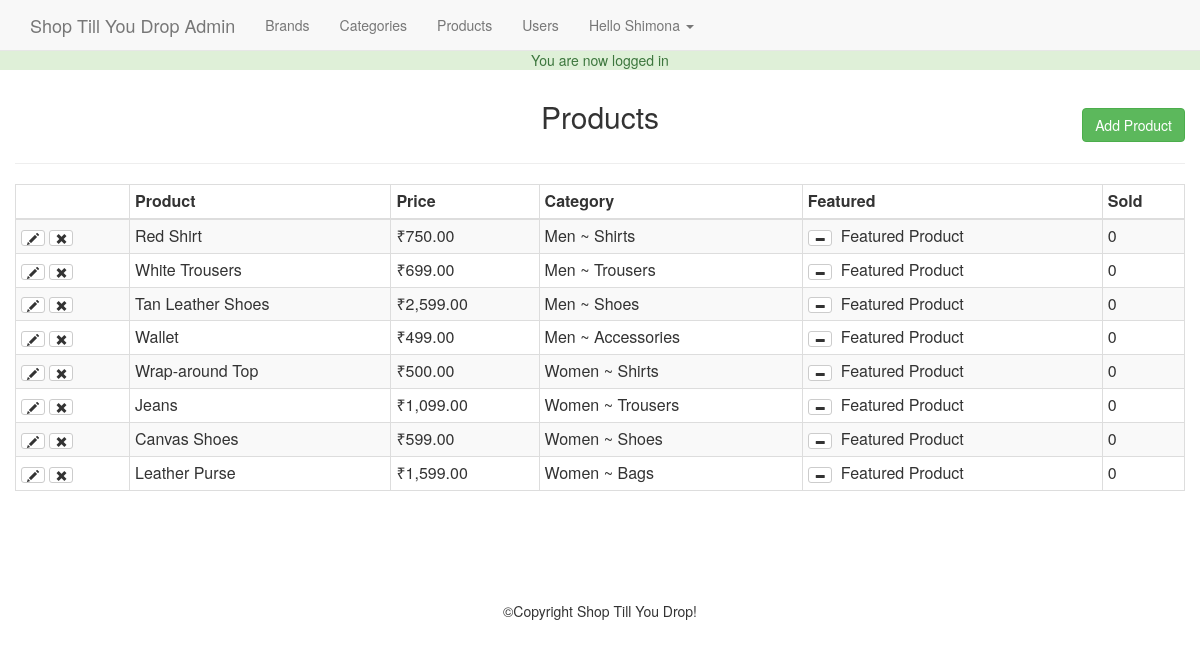
/admin/products.php (signed in), run on the app's committed database.
### tables this page shows
CREATE TABLE `products` (
  `id` int(11) NOT NULL,
  `title` varchar(255) NOT NULL,
  `price` decimal(10,2) NOT NULL,
  `list_price` decimal(10,2) NOT NULL,
  `brand` int(11) NOT NULL,
  `categories` varchar(255) NOT NULL,
  `image` varchar(255) NOT NULL,
  `description` text NOT NULL,
  `featured` tinyint(4) NOT NULL DEFAULT '0',
  `sizes` text NOT NULL,
  `deleted` tinyint(4) NOT NULL DEFAULT '0'
);

### helpers/helpers.php (called while the page is built, shortened)
<?php
	function money($number) {
		return '₹'.number_format($number,2);
	}
?>

### admin/products.php (the view, shortened to what this page needs)
<?php
	require_once $_SERVER['DOCUMENT_ROOT'].'/E-Commerce/core/init.php';
	include 'includes/head.php';
	include 'includes/navigation.php';
	$dbpath='';
	if(isset($_GET['add']) || isset($_GET['edit'])) {
		$brandQuery = $db->query("SELECT * FROM brand ORDER BY brand");
		$parentQuery = $db->query("SELECT * FROM categories WHERE parent = 0 ORDER BY category");
		$title = ((isset($_POST['title']) && $_POST['title'] != '')?sanitize($_POST['title']) : '');
		$brand = ((isset($_POST['brand']) && !empty($_POST['brand']))?sanitize($_POST['brand']) : '');
		$category = ((isset($_POST['child']) && !empty($_POST['child']))?sanitize($_POST['child']) : '');
		$parent = ((isset($_POST['parent']) && !empty($_POST['parent']))?sanitize($_POST['parent']) : '');
		$price = ((isset($_POST['price']) && $_POST['price'] != '')?sanitize($_POST['price']) : '');
		$list_price = ((isset($_POST['list_price']) && $_POST['list_price'] != '')?sanitize($_POST['list_price']) : '');
		$description = ((isset($_POST['description']) && $_POST['description'] != '')?sanitize($_POST['description']) : '');
		$sizes = ((isset($_POST['sizes']) && $_POST['sizes'] != '')?sanitize($_POST['sizes']) : '');
		$sizes=rtrim($sizes,',');
		$saved_image='';
		if(isset($_GET['edit'])) {
			$edit_id = (int)$_GET['edit'];
			$productResults = $db->query("SELECT * FROM products WHERE id = '{$edit_id}'");
			$product = mysqli_fetch_assoc($productResults);
			if (isset($_GET['delete_image'])) {
				$image_url=$_SERVER['DOCUMENT_ROOT'].$product['image'];
				unlink($image_url);
				$db->query("UPDATE products SET image='' WHERE id='$edit_id'");
				header('Location:products.php?edit='.$edit_id);
			}
			$title = ((isset($_POST['title']) && !empty($_POST['title']))?sanitize($_POST['title']) : $product['title']);
			$brand = ((isset($_POST['brand']) && !empty($_POST['brand']))?sanitize($_POST['brand']) : $product['brand']);
			$category = ((isset($_POST['child']) && $_POST['child'] != '')?sanitize($_POST['child']) : $product['categories']);
			$parentQ = $db->query("SELECT * FROM categories WHERE id = '{$category}'");
			$parentResult = mysqli_fetch_assoc($parentQ);
			$parent = ((isset($_POST['parent']) && !empty($_POST['parent']))?sanitize($_POST['parent']) : $parentResult['parent']);
			$price = ((isset($_POST['price']) && !empty($_POST['price']))?sanitize($_POST['price']) : $product['price']);
			$list_price = ((isset($_POST['list_price']) && !empty($_POST['list_price']))?sanitize($_POST['list_price']) : $product['list_price']);
			$description = ((isset($_POST['description']) && !empty($_POST['description']))?sanitize($_POST['description']) : $product['description']);
			$sizes = ((isset($_POST['sizes']) && !empty($_POST['sizes']))?sanitize($_POST['sizes']) : $product['sizes']);
			$sizes=rtrim($sizes,',');
			$saved_image=(($product['image']!='')?$product['image']:'');
			$dbpath=$saved_image;
		}
		if(!empty($sizes)) {
				$sizeString = sanitize($sizes);
				$sizeString = rtrim($sizeString, ',');
				$sizesArray = explode(',', $sizeString);
				$sArray = array();
				$qArray = array();
				foreach($sizesArray as $ss) {
					$s = explode(':', $ss);
					$sArray[] = $s[0];
					$qArray[] = $s[1];
				}
			} else {
				$sizesArray = array();
			}
		if($_POST) {
			$errors = array();
			$required = array('title', 'brand', 'price', 'parent', 'child', 'sizes');
			foreach($required as $field) {
				if($_POST[$field] == '') {
					$errors[] = 'All fields with an asterisk are required!';
					break;
				}
			}
			if($_FILES['photo']['name']!='') {
				var_dump($_FILES);
				$photo = $_FILES['photo'];
				$name = $photo['name'];
				$nameArray = explode('.', $name);
				$fileName = $nameArray[0];
				$fileExt = $nameArray[1];
				$mime = explode('/', $photo['type']);
				$mimeType = $mime[0];
				$mimeExt = $mime[1];
				$tmpLoc = $photo['tmp_name'];
				$fileSize = $photo['size'];
				$allowed = array('png', 'jpg', 'jpeg', 'gif');
				$uploadName = md5(microtime()).'.'.$fileExt;
				$uploadPath = BASEURL.'images/products/'.$uploadName;
				$dbpath = '/E-Commerce/images/products/'.$uploadName;
				if($mimeType != 'image') {
					$errors[] .= 'The file must be an image.';
				}
				if(!in_array($fileExt, $allowed)) {
					$errors[] .= 'The file extension must be a png, jpg, jpeg, or gif.';
				}
				if($fileSize > 15000000) {
					$errors[] .= 'The file size must be under 15 megabytes.';
				}
				if($fileExt != $mimeExt && ($mimeExt == 'jpeg' && $fileExt != 'jpg')) {
					$errors[] .= 'File extension does not match the file.';
				}
			}
			if(!empty($errors)) {
				echo display_errors($errors);
			} else {
				if (!empty($_FILES)) {
					move_uploaded_file($tmpLoc, $uploadPath);
				}
				$insertSql = "INSERT INTO products (title, price, list_price, brand, categories, image, description, sizes) VALUES ('{$title}', '{$price}', '{$list_price}', '{$brand}', '{$category}', '{$dbpath}', '{$description}', '{$sizes}')";
				if (isset($_GET['edit'])) {
					$insertSql="UPDATE products SET title='$title', price='$price',list_price='$list_price',brand='$brand',categories='$category',sizes='$sizes',image='$dbpath', description='$description' WHERE id='$edit_id'";
				}
				$db->query($insertSql);
				header("Location: products.php");
			}
		}
?>
<h2 class="text-center"><?php echo ((isset($_GET['edit']))?'Edit' : 'Add A New'); ?> Product</h2>
<hr>
<form class="form" action="products.php?<?php echo ((isset($_GET['edit']))?'edit='.$edit_id : 'add=1'); ?>" method="post" enctype="multipart/form-data">
	<div class="form-group col-md-3">
		<label for="title">Title*:</label>
		<input class="form-control" type="text" name="title" id="title" value="<?php echo $title; ?>">
	</div>
	<div class="form-group col-md-3">
		<label for="brand">Brand*:</label>
		<select class="form-control" name="brand" id="brand">
			<option value=""<?php echo (($brand == '')?' selected' : ''); ?>></option>
			<?php while($b = mysqli_fetch_assoc($brandQuery)) : ?>
			<option value="<?php echo $b['id']; ?>"<?php echo (($brand == $b['id'])?' selected' : ''); ?>><?php echo $b['brand']; ?></option>
			<?php endwhile; ?>
		</select>
	</div>
	<div class="form-group col-md-3">
		<label for="parent">Parent Category*:</label>
		<select class="form-control" name="parent" id="parent">
			<option value=""<?php echo (($parent == '')?' selected' : ''); ?>></option>
			<?php while($p = mysqli_fetch_assoc($parentQuery)) : ?>
			<option value="<?php echo $p['id']; ?>"<?php echo (($parent == $p['id'])?' selected' : ''); ?>><?php echo $p['category']; ?></option>
			<?php endwhile; ?>
		</select>
	</div>
	<div class="form-group col-md-3">
		<label for="child">Child Category*:</label>
		<select class="form-control" name="child" id="child"></select>
	</div>
	<div class="form-group col-md-3">
		<label for="price">Price*:</label>
		<input class="form-control" type="text" name="price" id="price" value="<?=$price; ?>">
	</div>
	<div class="form-group col-md-3">
		<label for="list_price">List Price:</label>
		<input class="form-control" type="text" name="list_price" id="list_price" value="<?=$list_price; ?>">
	</div>
	<div class="form-group col-md-3">
		<label>Quantity &amp; Sizes*:</label>
		<button class="btn btn-default form-control" onclick="jQuery('#sizesModal').modal('toggle');return false;">Quantity &amp; Sizes</button>
	</div>
	<div class="form-group col-md-3">
		<label for="sizes">Sizes &amp; Quantity Preview</label>
		<input class="form-control" type="text" name="sizes" id="sizes" value="<?=$sizes; ?>" readonly>
	</div>
	<div class="form-group col-md-6">
	<?php if($saved_image!=''):?>
		<div class="saved-image"><img src="<?=$saved_image;?>" alt="saved image" style="width:200px;
	height: auto;"/><br>
	<a href="products.php?delete_image=1&edit=<?=$edit_id;?>" class="text-danger">Delete Image</a>
	</div>
	<?php else:?>
		<label for="photo">Product Photo:</label>
		<input class="form-control" type="file" name="photo" id="photo" >
	<?php endif;?>
	</div>
	<div class="form-group col-md-6">
		<label for="description">Description</label>
		<textarea class="form-control" name="description" id="description" rows="6"><?=$description; ?></textarea>
	</div>
	<div class="form-group pull-right clearfix">
		<a class="btn btn-default" href="products.php">Cancel</a>
		<input class="btn btn-success" type="submit" value="<?php echo ((isset($_GET['edit']))?'Edit' : 'Add'); ?> Product">
	</div>
	<div class="clearfix"></div>
</form>
<div class="modal fade" id="sizesModal" tabindex="-1" role="dialog" aria-labelledby="sizesModalLabel">
	<div class="modal-dialog modal-lg" role="document">
		<div class="modal-content">
			<div class="modal-header">
				<button type="button" class="close" data-dismiss="modal" aria-label="Close"><span aria-hidden="true">&times;</span></button>
				<h4 class="modal-title" id="sizesModalLabel">Size &amp; Quantity</h4>
			</div>
			<div class="modal-body">
				<div class="container-fluid">
					<?php for($i = 1; $i <= 12; $i++) : ?>
					<div class="form-group col-md-4">
						<label for="size<?= $i; ?>">Size:</label>
						<input class="form-control" type="text" name="size<?=$i; ?>" id="size<?=$i;?>" value="<?php echo ((!empty($sArray[$i-1]))?$sArray[$i-1] : ''); ?>">
					</div>
					<div class="form-group col-md-2">
						<label for="qty<?=$i; ?>">Quantity:</label>
						<input class="form-control" type="number" name="qty<?=$i; ?>" id="qty<?=$i;?>" value="<?php echo ((!empty($qArray[$i-1]))?$qArray[$i-1] : ''); ?>" min="0">
					</div>
					<?php endfor; ?>
				</div>
			</div>
			<div class="modal-footer">
				<button type="button" class="btn btn-default" data-dismiss="modal">Close</button>
				<button type="button" class="btn btn-primary" onclick="updateSizes();jQuery('#sizesModal').modal('toggle');return false;">Save changes</button>
			</div>
		</div>
	</div>
</div>
<?php
	} else {
	$presults = $db->query("SELECT * FROM products WHERE deleted = 0");
?>
<h2 class="text-center">Products</h2>
<a class="btn btn-success pull-right" id="add-product-btn" href="products.php?add=1">Add Product</a>
<hr>
<table class="table table-bordered table-condensed table-striped">
	<thead>
		<th></th>
		<th>Product</th>
		<th>Price</th>
		<th>Category</th>
		<th>Featured</th>
		<th>Sold</th>
	</thead>
	<tbody>
		<?php while($product = mysqli_fetch_assoc($presults)) :
			$childID = $product['categories'];
			$result = $db->query("SELECT * FROM categories WHERE id = '{$childID}'");
			$child = mysqli_fetch_assoc($result);
			$parentID = $child['parent'];
			$presult = $db->query("SELECT * FROM categories WHERE id = '$parentID'");
			$parent = mysqli_fetch_assoc($presult);
			$category = $parent['category'].' ~ '.$child['category'];
		?>
		<tr>
			<td>
				<a class="btn btn-xs btn-default" href="products.php?edit=<?php echo $product['id']; ?>"><span class="glyphicon glyphicon-pencil"></span></a>
				<a class="btn btn-xs btn-default" href="products.php?delete=<?php echo $product['id']; ?>"><span class="glyphicon glyphicon-remove"></span></a>
			</td>
			<td><?php echo $product['title']; ?></td>
			<td><?php echo money($product['price']); ?></td>
			<td><?php echo $category; ?></td>
			<td>
				<a class="btn btn-xs btn-default" href="products.php?featured=<?php echo (($product['featured'] == 0)?'1' : '0'); ?>&id=<?php echo $product['id']; ?>"><span class="glyphicon glyphicon-<?php echo (($product['featured'] == 1)?'minus': 'plus'); ?>"></span></a>&nbsp; <?php echo (($product['featured'] == 1)?'Featured Product' : ''); ?>
			</td>
			<td>0</td>
		</tr>
		<?php endwhile; ?>
	</tbody>
</table>
<?php
	}
	include 'includes/footer.php';
	?>

### css/main.css (style rules this page uses)
body { padding-top:50px; }
#add-product-btn { margin-top: -35px; }

### data on the page
products: title "Red Shirt", price "₹750.00", category "Men ~ Shirts", featured 1 (drawn)
products: title "White Trousers", price "₹699.00", category "Men ~ Trousers", featured 1 (drawn)
products: title "Tan Leather Shoes", price "₹2,599.00", category "Men ~ Shoes", featured 1 (drawn)
products: title "Wallet", price "₹499.00", category "Men ~ Accessories", featured 1 (drawn)
products: title "Wrap-around Top", price "₹500.00", category "Women ~ Shirts", featured 1 (drawn)
products: title "Jeans", price "₹1,099.00", category "Women ~ Trousers", featured 1 (drawn)
products: title "Canvas Shoes", price "₹599.00", category "Women ~ Shoes", featured 1 (drawn)
products: title "Leather Purse", price "₹1,599.00", category "Women ~ Bags", featured 1 (drawn)

### other printed values
$_SESSION['success_flash'] "You are now logged in"
$user_data['first'] "Shimona"
